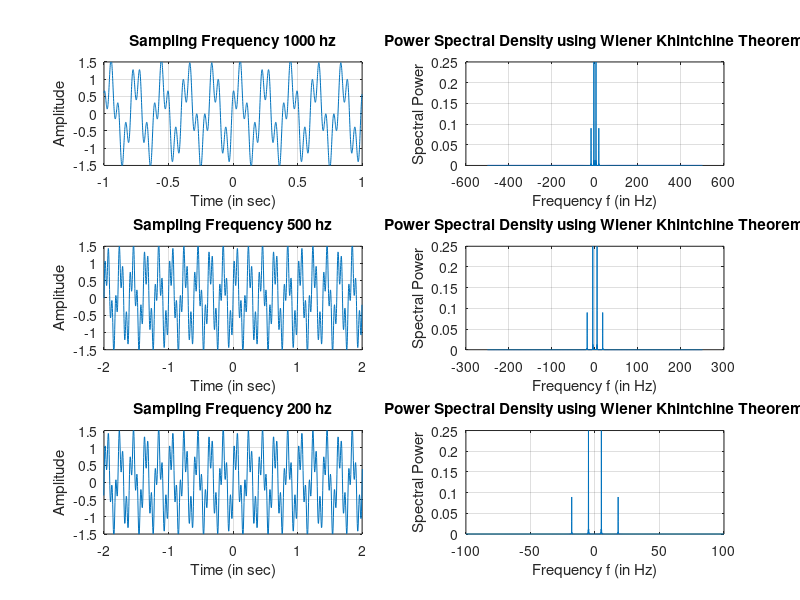

MATLAB code to generate this figure:
clc;
clear all;
close all;

f1 = 5;
f2 = 18;
N  = 2000; % Number of Samples
Fs = 1000; % sampling frequency
t = ((-N/2):(N/2)-1)/Fs; % start from -1
y = 1*sin(2*pi*f1*t) + 0.6*cos(2*pi*f2*t); % sinosoidal wave
figure('Name','Sinosoidal wave with different sampling frequencies');
subplot(3,2,1);
plot(t,y);
title('Sampling Frequency 1000 hz'), xlim([-1 1]), ylim([-1.5 1.5]), xlabel('Time (in sec)'), ylabel('Amplitude')
grid on;

%% Calculating power spectral density using Wiener Khintchine Theorem (Finding the PSD using ACF)
[r1,lags1] = xcorr(y,'biased');
tau1 = lags1/Fs;

% Taking fourier transform of acf will result in PSD.
Rxxdft1 = abs(fftshift(fft(r1)))/N; % divind by N to normalize

% interval = 1000/3999 = 0.2500
% -500 + interval and so on
freq1 = -Fs/2:Fs/length(r1):Fs/2-(Fs/length(r1)); % normalized x axis or normalization of frequency axis, to have  a good plot
subplot(3,2,2);
plot(freq1, Rxxdft1);
title({'Power Spectral Density using Wiener Khintchine Theorem'}), xlabel('Frequency f (in Hz)'),ylabel('Spectral Power')
grid on;

%% Changing the sampling frequency to 500 HZ

Fs = 500; % sampling frequency
t = ((-N/2):(N/2)-1)/Fs;
y = 1*sin(2*pi*f1*t) + 0.6*sin(2*pi*f2*t); % sinosoidal wave
subplot(3,2,3);
plot(t,y);
title('Sampling Frequency 500 hz'), xlim([-2 2]), ylim([-1.5 1.5]), xlabel('Time (in sec)'), ylabel('Amplitude')
grid on;

% calculating power spectral density using Wiener Khintchine Theorem
[r1,lags1] = xcorr(y,'biased');
tau1 = lags1/Fs;
Rxxdft1 = abs(fftshift(fft(r1)))/N; % divind by N to normalize
freq1 = -Fs/2:Fs/length(r1):Fs/2-(Fs/length(r1)); % normalized x axis
subplot(3,2,4);
plot(freq1, Rxxdft1); % Match the length
title({'Power Spectral Density using Wiener Khintchine Theorem'}), xlabel('Frequency f (in Hz)'),ylabel('Spectral Power')
grid on;


%% Changing the sampling frequency to 200 Hz

Fs = 200; % sampling frequency
t = ((-N/2):(N/2)-1)/Fs;
y = 1*sin(2*pi*f1*t) + 0.6*sin(2*pi*f2*t); % sinosoidal wave
subplot(3,2,5);
plot(t,y);
title('Sampling Frequency 200 hz'), xlim([-2 2]), ylim([-1.5 1.5]), xlabel('Time (in sec)'), ylabel('Amplitude')
grid on;

% calculating power spectral density using Wiener Khintchine Theorem
[r1,lags1] = xcorr(y,'biased');
tau1 = lags1/Fs;
Rxxdft1 = abs(fftshift(fft(r1)))/N; % divind by N to normalize
freq1 = -Fs/2:Fs/length(r1):Fs/2-(Fs/length(r1)); % normalized x axis
subplot(3,2,6);
plot(freq1, Rxxdft1);
title({'Power Spectral Density using Wiener Khintchine Theorem'}), xlabel('Frequency f (in Hz)'),ylabel('Spectral Power')
grid on;

%% Effect of changing the number of samples and the sampling frequency on Power Specral Density 
% 
% (i) If we decrease the sampling frequency keeping the number
% of samples constant, the distance between the increment points in the
% frequency axis decreases. 

%
% (ii) If we increase the number of samples keeping the sampling frequency
% constant, the distance between the increment points in the
% frequency axis decreases. The more points are sampled and lower the
% frequency resolution Fs/N

% Sampling frequency and Samples decide the frequency resolution of
% frequency spectrum in PSD. The limits of the frequency range of frequency
% spectrum are -[(Fs/2)-(Fs/N)] to [(Fs/2)-(Fs/N)]. In the above example,

% case (a) Fs 1000Hz has frequency range -500 to 500Hz: The frequencies of the signal
% that will show up in PSD are 5Hz and 18Hz. The frequency spectrum is
% redundantly long.

% case (b) Fs 500Hz has frequency range -200 to 200Hz: Much comprehensible than
% the above case

% case (c) Fs 200Hz has frequency range -100 to 100Hz: Better in
% comprehension than above case.

% Fs and N are adjusted according to the example in hand. In real time 
% applications, a larger Fs requires a stronger, expensive converter. The
% data in real applications have a fixed N. This decides the limits and 
% constraints of chosing Fs and N. The more the Fs the

% The goal of this exercise is to witness the effect of changing Fs and N
% on PSD. And concluding which Fs and N will lead to a sharper PSD.

